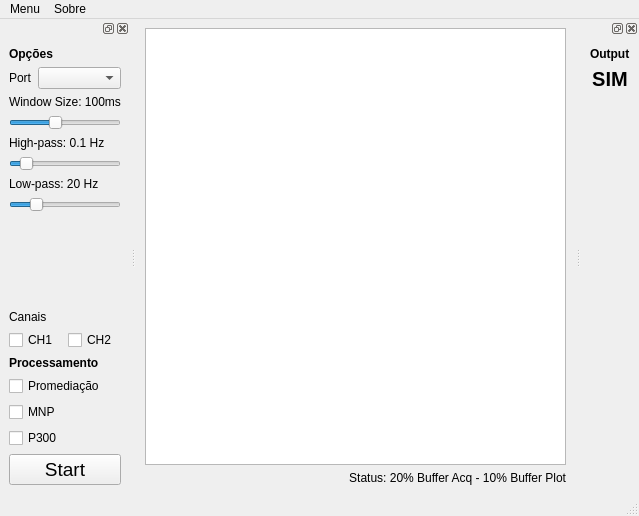
<?xml version="1.0" encoding="UTF-8"?>
<ui version="4.0">
 <class>MainWindow</class>
 <widget class="QMainWindow" name="MainWindow">
  <property name="geometry">
   <rect>
    <x>0</x>
    <y>0</y>
    <width>639</width>
    <height>516</height>
   </rect>
  </property>
  <property name="windowTitle">
   <string>OddBall IB1 - 2019</string>
  </property>
  <widget class="QWidget" name="centralwidget">
   <layout class="QVBoxLayout" name="verticalLayout_2">
    <item>
     <widget class="PlotWidget" name="graphicsView"/>
    </item>
    <item>
     <widget class="QLabel" name="label_2">
      <property name="text">
       <string>Status: 20% Buffer Acq - 10% Buffer Plot</string>
      </property>
      <property name="alignment">
       <set>Qt::AlignRight|Qt::AlignTrailing|Qt::AlignVCenter</set>
      </property>
     </widget>
    </item>
   </layout>
  </widget>
  <widget class="QMenuBar" name="menubar">
   <property name="geometry">
    <rect>
     <x>0</x>
     <y>0</y>
     <width>639</width>
     <height>25</height>
    </rect>
   </property>
   <widget class="QMenu" name="menuMenu">
    <property name="title">
     <string>Menu</string>
    </property>
    <addaction name="actionRefresh_Serial_Ports"/>
   </widget>
   <widget class="QMenu" name="menuAbout">
    <property name="title">
     <string>Sobre</string>
    </property>
    <addaction name="actionProjeto_GitHub"/>
    <addaction name="actionReportar_Erro"/>
    <addaction name="actionContato"/>
   </widget>
   <addaction name="menuMenu"/>
   <addaction name="menuAbout"/>
  </widget>
  <widget class="QStatusBar" name="statusbar"/>
  <widget class="QDockWidget" name="dockWidget">
   <attribute name="dockWidgetArea">
    <number>1</number>
   </attribute>
   <widget class="QWidget" name="dockWidgetContents">
    <layout class="QVBoxLayout" name="verticalLayout">
     <item>
      <widget class="QLabel" name="label">
       <property name="font">
        <font>
         <weight>75</weight>
         <bold>true</bold>
        </font>
       </property>
       <property name="text">
        <string>Opções</string>
       </property>
      </widget>
     </item>
     <item>
      <layout class="QHBoxLayout" name="horizontalLayout">
       <property name="topMargin">
        <number>0</number>
       </property>
       <item>
        <widget class="QLabel" name="label_5">
         <property name="text">
          <string>Port</string>
         </property>
        </widget>
       </item>
       <item>
        <widget class="QComboBox" name="comboBox">
         <property name="sizePolicy">
          <sizepolicy hsizetype="Expanding" vsizetype="Fixed">
           <horstretch>0</horstretch>
           <verstretch>0</verstretch>
          </sizepolicy>
         </property>
        </widget>
       </item>
      </layout>
     </item>
     <item>
      <layout class="QVBoxLayout" name="verticalLayout_4">
       <property name="topMargin">
        <number>0</number>
       </property>
       <item>
        <widget class="QLabel" name="label_8">
         <property name="text">
          <string>Window Size: 100ms</string>
         </property>
        </widget>
       </item>
       <item>
        <widget class="QSlider" name="horizontalSlider_3">
         <property name="value">
          <number>40</number>
         </property>
         <property name="orientation">
          <enum>Qt::Horizontal</enum>
         </property>
        </widget>
       </item>
       <item>
        <widget class="QLabel" name="label_6">
         <property name="text">
          <string>High-pass: 0.1 Hz</string>
         </property>
        </widget>
       </item>
       <item>
        <widget class="QSlider" name="horizontalSlider">
         <property name="maximum">
          <number>50</number>
         </property>
         <property name="value">
          <number>5</number>
         </property>
         <property name="orientation">
          <enum>Qt::Horizontal</enum>
         </property>
        </widget>
       </item>
       <item>
        <widget class="QLabel" name="label_7">
         <property name="text">
          <string>Low-pass: 20 Hz</string>
         </property>
        </widget>
       </item>
       <item>
        <widget class="QSlider" name="horizontalSlider_2">
         <property name="value">
          <number>20</number>
         </property>
         <property name="orientation">
          <enum>Qt::Horizontal</enum>
         </property>
        </widget>
       </item>
      </layout>
     </item>
     <item>
      <spacer name="verticalSpacer">
       <property name="orientation">
        <enum>Qt::Vertical</enum>
       </property>
       <property name="sizeHint" stdset="0">
        <size>
         <width>20</width>
         <height>40</height>
        </size>
       </property>
      </spacer>
     </item>
     <item>
      <layout class="QVBoxLayout" name="verticalLayout_6">
       <property name="topMargin">
        <number>0</number>
       </property>
       <item>
        <widget class="QLabel" name="label_10">
         <property name="text">
          <string>Canais</string>
         </property>
        </widget>
       </item>
       <item>
        <layout class="QHBoxLayout" name="horizontalLayout_2">
         <property name="topMargin">
          <number>0</number>
         </property>
         <item>
          <widget class="QCheckBox" name="checkBox">
           <property name="text">
            <string>CH1</string>
           </property>
          </widget>
         </item>
         <item>
          <widget class="QCheckBox" name="checkBox_2">
           <property name="text">
            <string>CH2</string>
           </property>
          </widget>
         </item>
        </layout>
       </item>
      </layout>
     </item>
     <item>
      <layout class="QVBoxLayout" name="verticalLayout_5">
       <property name="topMargin">
        <number>0</number>
       </property>
       <item>
        <widget class="QLabel" name="label_9">
         <property name="font">
          <font>
           <weight>75</weight>
           <bold>true</bold>
          </font>
         </property>
         <property name="text">
          <string>Processamento</string>
         </property>
        </widget>
       </item>
       <item>
        <widget class="QCheckBox" name="checkBox_3">
         <property name="text">
          <string>Promediação</string>
         </property>
        </widget>
       </item>
       <item>
        <widget class="QCheckBox" name="checkBox_4">
         <property name="text">
          <string>MNP</string>
         </property>
        </widget>
       </item>
       <item>
        <widget class="QCheckBox" name="checkBox_5">
         <property name="text">
          <string>P300</string>
         </property>
        </widget>
       </item>
      </layout>
     </item>
     <item>
      <widget class="QPushButton" name="pushButton">
       <property name="font">
        <font>
         <pointsize>14</pointsize>
        </font>
       </property>
       <property name="autoFillBackground">
        <bool>false</bool>
       </property>
       <property name="text">
        <string>Start</string>
       </property>
      </widget>
     </item>
    </layout>
   </widget>
  </widget>
  <widget class="QDockWidget" name="dockWidget_2">
   <attribute name="dockWidgetArea">
    <number>2</number>
   </attribute>
   <widget class="QWidget" name="dockWidgetContents_2">
    <layout class="QVBoxLayout" name="verticalLayout_3">
     <item>
      <widget class="QLabel" name="label_3">
       <property name="font">
        <font>
         <weight>75</weight>
         <bold>true</bold>
        </font>
       </property>
       <property name="text">
        <string>Output</string>
       </property>
      </widget>
     </item>
     <item>
      <widget class="QLabel" name="label_4">
       <property name="font">
        <font>
         <pointsize>15</pointsize>
         <weight>75</weight>
         <bold>true</bold>
        </font>
       </property>
       <property name="text">
        <string>SIM</string>
       </property>
       <property name="alignment">
        <set>Qt::AlignCenter</set>
       </property>
      </widget>
     </item>
     <item>
      <spacer name="verticalSpacer_2">
       <property name="orientation">
        <enum>Qt::Vertical</enum>
       </property>
       <property name="sizeHint" stdset="0">
        <size>
         <width>20</width>
         <height>40</height>
        </size>
       </property>
      </spacer>
     </item>
    </layout>
   </widget>
  </widget>
  <action name="actionRefresh_Serial_Ports">
   <property name="text">
    <string>Refresh Serial Ports</string>
   </property>
  </action>
  <action name="actionProjeto_GitHub">
   <property name="text">
    <string>Página Web</string>
   </property>
  </action>
  <action name="actionReportar_Erro">
   <property name="text">
    <string>Reportar Erro</string>
   </property>
  </action>
  <action name="actionContato">
   <property name="text">
    <string>Contato</string>
   </property>
  </action>
 </widget>
 <customwidgets>
  <customwidget>
   <class>PlotWidget</class>
   <extends>QGraphicsView</extends>
   <header location="global">pyqtgraph.h</header>
  </customwidget>
 </customwidgets>
 <resources/>
 <connections/>
</ui>
